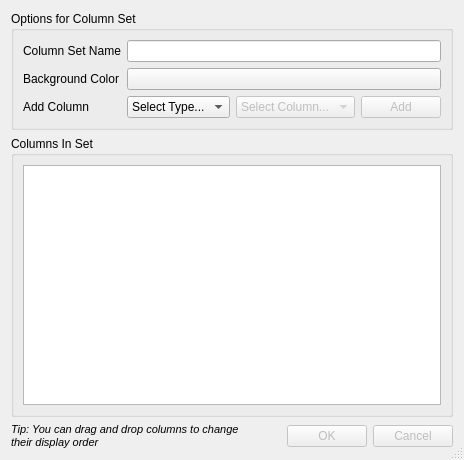
<?xml version="1.0" encoding="UTF-8"?>
<ui version="4.0">
 <class>ViewColumnSetDialog</class>
 <widget class="QDialog" name="ViewColumnSetDialog">
  <property name="geometry">
   <rect>
    <x>0</x>
    <y>0</y>
    <width>419</width>
    <height>460</height>
   </rect>
  </property>
  <property name="windowTitle">
   <string>Column Set</string>
  </property>
  <property name="sizeGripEnabled">
   <bool>true</bool>
  </property>
  <layout class="QVBoxLayout" name="verticalLayout_2">
   <item>
    <widget class="QGroupBox" name="groupBox">
     <property name="title">
      <string>Options for Column Set</string>
     </property>
     <layout class="QFormLayout" name="formLayout">
      <item row="0" column="0">
       <widget class="QLabel" name="label">
        <property name="text">
         <string>Column Set Name</string>
        </property>
        <property name="buddy">
         <cstring>le_name</cstring>
        </property>
       </widget>
      </item>
      <item row="0" column="1">
       <widget class="QLineEdit" name="le_name"/>
      </item>
      <item row="1" column="0">
       <widget class="QLabel" name="label_3">
        <property name="text">
         <string>Background Color</string>
        </property>
       </widget>
      </item>
      <item row="1" column="1">
       <widget class="QtColorPicker" name="cp_bg_color"/>
      </item>
      <item row="2" column="0">
       <widget class="QLabel" name="label_2">
        <property name="text">
         <string>Add Column</string>
        </property>
       </widget>
      </item>
      <item row="2" column="1">
       <layout class="QHBoxLayout" name="horizontalLayout_2">
        <item>
         <widget class="QComboBox" name="cb_col_type">
          <item>
           <property name="text">
            <string>Select Type...</string>
           </property>
          </item>
         </widget>
        </item>
        <item>
         <widget class="QComboBox" name="cb_column">
          <property name="enabled">
           <bool>false</bool>
          </property>
          <item>
           <property name="text">
            <string>Select Column...</string>
           </property>
          </item>
         </widget>
        </item>
        <item>
         <widget class="QPushButton" name="btn_add_col">
          <property name="enabled">
           <bool>false</bool>
          </property>
          <property name="text">
           <string>Add</string>
          </property>
          <property name="icon">
           <iconset resource="../images.qrc">
            <normaloff>:/img/add.png</normaloff>:/img/add.png</iconset>
          </property>
         </widget>
        </item>
       </layout>
      </item>
     </layout>
    </widget>
   </item>
   <item>
    <widget class="QGroupBox" name="groupBox_2">
     <property name="title">
      <string>Columns In Set</string>
     </property>
     <property name="flat">
      <bool>false</bool>
     </property>
     <property name="checkable">
      <bool>false</bool>
     </property>
     <layout class="QVBoxLayout" name="verticalLayout">
      <item>
       <widget class="QListWidget" name="list_columns">
        <property name="font">
         <font>
          <pointsize>8</pointsize>
         </font>
        </property>
        <property name="contextMenuPolicy">
         <enum>Qt::CustomContextMenu</enum>
        </property>
        <property name="editTriggers">
         <set>QAbstractItemView::NoEditTriggers</set>
        </property>
        <property name="dragEnabled">
         <bool>true</bool>
        </property>
        <property name="dragDropOverwriteMode">
         <bool>false</bool>
        </property>
        <property name="dragDropMode">
         <enum>QAbstractItemView::InternalMove</enum>
        </property>
        <property name="alternatingRowColors">
         <bool>false</bool>
        </property>
        <property name="uniformItemSizes">
         <bool>true</bool>
        </property>
        <property name="sortingEnabled">
         <bool>false</bool>
        </property>
       </widget>
      </item>
     </layout>
    </widget>
   </item>
   <item>
    <layout class="QHBoxLayout" name="horizontalLayout">
     <item>
      <widget class="QLabel" name="label_4">
       <property name="font">
        <font>
         <family>Segoe UI</family>
         <pointsize>8</pointsize>
         <italic>true</italic>
        </font>
       </property>
       <property name="text">
        <string>Tip: You can drag and drop columns to change their display order</string>
       </property>
       <property name="textFormat">
        <enum>Qt::PlainText</enum>
       </property>
       <property name="wordWrap">
        <bool>true</bool>
       </property>
      </widget>
     </item>
     <item>
      <spacer name="horizontalSpacer">
       <property name="orientation">
        <enum>Qt::Horizontal</enum>
       </property>
       <property name="sizeHint" stdset="0">
        <size>
         <width>40</width>
         <height>20</height>
        </size>
       </property>
      </spacer>
     </item>
     <item>
      <widget class="QDialogButtonBox" name="buttonBox">
       <property name="enabled">
        <bool>false</bool>
       </property>
       <property name="orientation">
        <enum>Qt::Horizontal</enum>
       </property>
       <property name="standardButtons">
        <set>QDialogButtonBox::Cancel|QDialogButtonBox::Ok</set>
       </property>
      </widget>
     </item>
    </layout>
   </item>
  </layout>
  <zorder>groupBox</zorder>
  <zorder>groupBox_2</zorder>
  <zorder></zorder>
 </widget>
 <customwidgets>
  <customwidget>
   <class>QtColorPicker</class>
   <extends>QPushButton</extends>
   <header>qtcolorpicker.h</header>
  </customwidget>
 </customwidgets>
 <resources>
  <include location="../images.qrc"/>
 </resources>
 <connections>
  <connection>
   <sender>buttonBox</sender>
   <signal>accepted()</signal>
   <receiver>ViewColumnSetDialog</receiver>
   <slot>accept()</slot>
   <hints>
    <hint type="sourcelabel">
     <x>408</x>
     <y>447</y>
    </hint>
    <hint type="destinationlabel">
     <x>157</x>
     <y>274</y>
    </hint>
   </hints>
  </connection>
  <connection>
   <sender>buttonBox</sender>
   <signal>rejected()</signal>
   <receiver>ViewColumnSetDialog</receiver>
   <slot>reject()</slot>
   <hints>
    <hint type="sourcelabel">
     <x>408</x>
     <y>447</y>
    </hint>
    <hint type="destinationlabel">
     <x>286</x>
     <y>274</y>
    </hint>
   </hints>
  </connection>
 </connections>
</ui>
